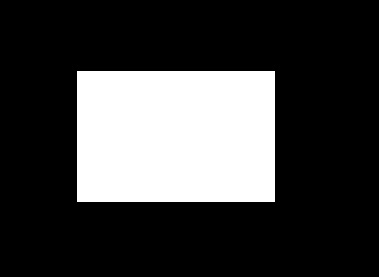
#> input picture rect1.jpg, 379 x 277 px
$ python question5.py
#> lines starting #> are read from the running program, lines starting #| are printed output that depends on the picture

print("question5 assignment1 Dip by 18i0728")
import numpy as np
import matplotlib.image as mpimg
import matplotlib.pyplot as plt
img1 = mpimg.imread('rect1.jpg')
#> img1 is the input picture: shape (277, 379, 3); min 0, max 255, mean 63
img2 = mpimg.imread('rect7.jpg')
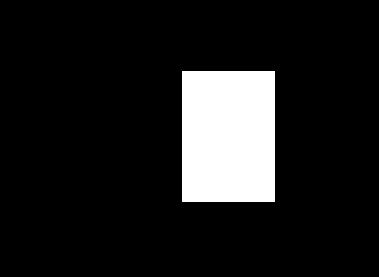
#> input picture rect7.jpg, 379 x 277 px
#> img2 is the input picture: shape (277, 379, 3); min 0, max 255, mean 29.6
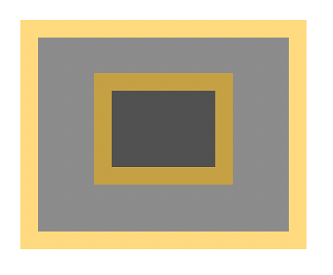
#> input picture test.png, 333 x 275 px
#> further down, img is the input picture: shape (275, 333, 4) float32; mean R, G, B, A 0.759, 0.72, 0.623, 1
def CommonImg(img_para1,img_para2):
    height1, width1 = img_para1.shape[0:2]
#> height1 = 277; width1 = 379
    height2, width2 = img_para2.shape[0:2]
#> height2 = 277; width2 = 379
    if(height1*width1 >= height2*width2):
       d3 = [[[0 for col in range(3)]for row in range(width1)] for x in range(height1)]
       i=0
       while i<height1:
           j=0
           while j<width1:
                  if i<=height2 and j<=width2:
                      if (img_para1[i][j][0]==img_para2[i][j][0])and(img_para1[i][j][1]==img_para2[i][j][1])and(img_para1[i][j][2]==img_para2[i][j][2]):
                          d3[i][j][0]=img_para1[i][j][0]
                          d3[i][j][1]=img_para1[i][j][1]
                          d3[i][j][2]=img_para1[i][j][2]
                      else:
                          d3[i][j][0]=0
                          d3[i][j][1]=0
                          d3[i][j][1]=0
                  else:
                          d3[i][j][0]=0
                          d3[i][j][1]=0
                          d3[i][j][1]=0
                  j+=1
           i+=1
#> after the loop, d3 = 277 items; i = 277


    else:
         d3 = [[[0 for col in range(3)]for row in range(width2)] for x in range(height2)]
         i=0
         while i<height1:
           j=0
           while j<width1:
                  if i<=height2 and j<=width2:
                      if (img_para1[i][j][0]==img_para2[i][j][1])and(img_para1[i][j][1]==img_para2[i][j][1])and(img_para1[i][j][2]==img_para2[i][j][2]):
                          d3[i][j][0]=img_para1[i][j][0]
                          d3[i][j][1]=img_para1[i][j][1]
                          d3[i][j][2]=img_para1[i][j][2]
                      else:
                          d3[i][j][0]=0
                          d3[i][j][1]=0
                          d3[i][j][1]=0
                  else:
                          d3[i][j][0]=0
                          d3[i][j][1]=0
                          d3[i][j][1]=0
                  j+=1
           i+=1

    arr = np.array(d3)
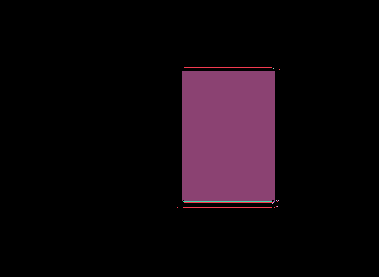
#> arr: shape (277, 379, 3) int64; 7 distinct labels, from 0 to 255; one colour per label, 0 black
    imgplot = plt.imshow(arr)
    plt.show()


img = mpimg.imread('test.png')
CommonImg(img1,img2)
